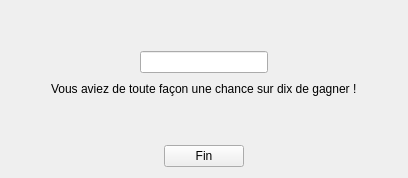
              <widget class="QWidget" name="tFindeJeu">
               <layout class="QGridLayout" name="gridLayout_10">
                <item row="0" column="0">
                 <layout class="QVBoxLayout" name="verticalLayout_23">
                  <item>
                   <spacer name="verticalSpacer_27">
                    <property name="orientation">
                     <enum>Qt::Vertical</enum>
                    </property>
                    <property name="sizeHint" stdset="0">
                     <size>
                      <width>20</width>
                      <height>40</height>
                     </size>
                    </property>
                   </spacer>
                  </item>
                  <item>
                   <layout class="QHBoxLayout" name="horizontalLayout_19">
                    <item>
                     <spacer name="horizontalSpacer_43">
                      <property name="orientation">
                       <enum>Qt::Horizontal</enum>
                      </property>
                      <property name="sizeHint" stdset="0">
                       <size>
                        <width>40</width>
                        <height>20</height>
                       </size>
                      </property>
                     </spacer>
                    </item>
                    <item>
                     <widget class="QLineEdit" name="cResultat"/>
                    </item>
                    <item>
                     <spacer name="horizontalSpacer_44">
                      <property name="orientation">
                       <enum>Qt::Horizontal</enum>
                      </property>
                      <property name="sizeHint" stdset="0">
                       <size>
                        <width>40</width>
                        <height>20</height>
                       </size>
                      </property>
                     </spacer>
                    </item>
                   </layout>
                  </item>
                  <item>
                   <layout class="QHBoxLayout" name="horizontalLayout_65">
                    <item>
                     <spacer name="horizontalSpacer_117">
                      <property name="orientation">
                       <enum>Qt::Horizontal</enum>
                      </property>
                      <property name="sizeHint" stdset="0">
                       <size>
                        <width>40</width>
                        <height>20</height>
                       </size>
                      </property>
                     </spacer>
                    </item>
                    <item>
                     <widget class="QLabel" name="label_27">
                      <property name="text">
                       <string>Vous aviez de toute façon une chance sur dix de gagner !</string>
                      </property>
                     </widget>
                    </item>
                    <item>
                     <spacer name="horizontalSpacer_122">
                      <property name="orientation">
                       <enum>Qt::Horizontal</enum>
                      </property>
                      <property name="sizeHint" stdset="0">
                       <size>
                        <width>40</width>
                        <height>20</height>
                       </size>
                      </property>
                     </spacer>
                    </item>
                   </layout>
                  </item>
                  <item>
                   <spacer name="verticalSpacer_24">
                    <property name="orientation">
                     <enum>Qt::Vertical</enum>
                    </property>
                    <property name="sizeHint" stdset="0">
                     <size>
                      <width>20</width>
                      <height>40</height>
                     </size>
                    </property>
                   </spacer>
                  </item>
                  <item>
                   <layout class="QHBoxLayout" name="horizontalLayout_18">
                    <item>
                     <spacer name="horizontalSpacer_35">
                      <property name="orientation">
                       <enum>Qt::Horizontal</enum>
                      </property>
                      <property name="sizeHint" stdset="0">
                       <size>
                        <width>40</width>
                        <height>20</height>
                       </size>
                      </property>
                     </spacer>
                    </item>
                    <item>
                     <widget class="QPushButton" name="bfin">
                      <property name="text">
                       <string>Fin</string>
                      </property>
                     </widget>
                    </item>
                    <item>
                     <spacer name="horizontalSpacer_36">
                      <property name="orientation">
                       <enum>Qt::Horizontal</enum>
                      </property>
                      <property name="sizeHint" stdset="0">
                       <size>
                        <width>40</width>
                        <height>20</height>
                       </size>
                      </property>
                     </spacer>
                    </item>
                   </layout>
                  </item>
                 </layout>
                </item>
               </layout>
              </widget>
